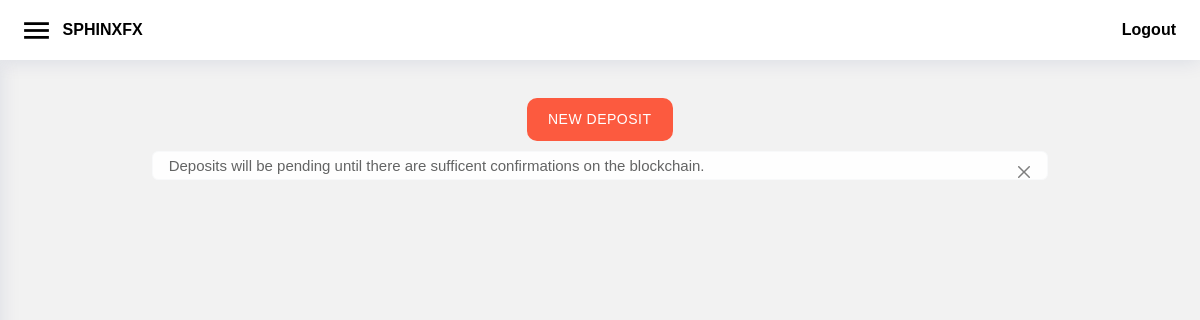
Before: /account/deposite/list/ (signed in) with the older database file.
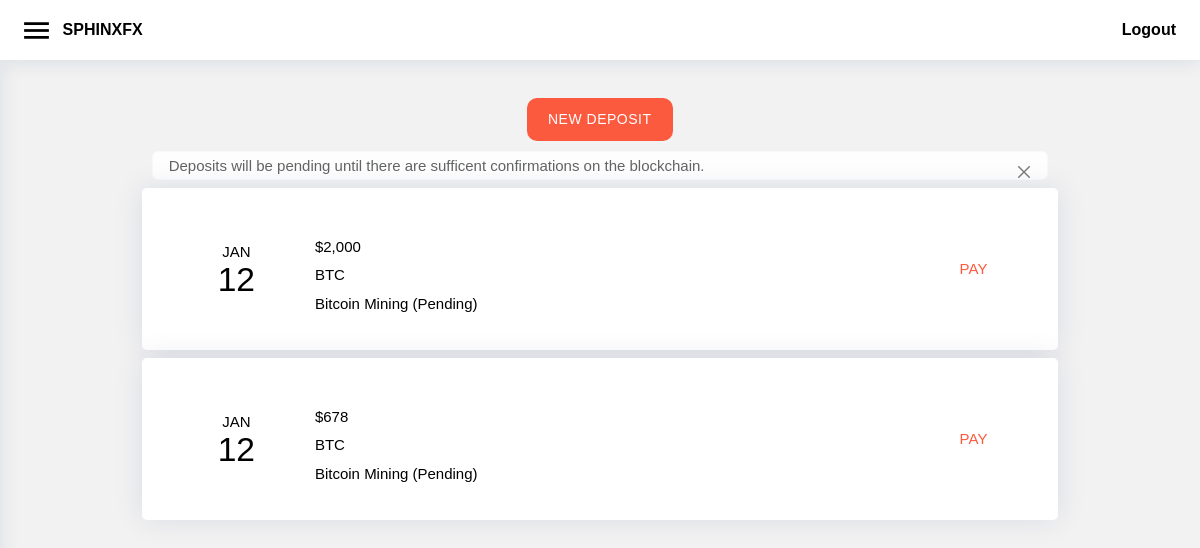
After: the same page with the newer database file.
### account/models.py (models this page shows, shortened)
class Deposite(models.Model):
    amount = models.IntegerField(blank=True, null=True)
    payment_method = models.ForeignKey(Currency, on_delete=models.CASCADE, blank=True, null=True)
    plan = models.CharField(max_length=100,blank=True, null=True)
    status = models.IntegerField(default=1,blank=True, null=True) # 1 --> pending, 2 --> success, 3 --> expire
    image = models.ImageField(upload_to='prove', blank=True, null=True, default='noimage.jpg')
    user = models.ForeignKey(User, on_delete=models.CASCADE)
    expire_time = models.DateTimeField(default=expire_time,blank=True, null=True)
    date_created = models.DateTimeField(default=date_before,blank=True, null=True)
    ref = models.UUIDField(default=uuid.uuid4, editable=False)
    class Meta:
        ordering = ['-date_created']

class Currency(models.Model):
    abbr = models.CharField(max_length=50)
    currency = models.CharField(max_length=100)
    address = models.CharField(max_length=100)
    qrcode = models.ImageField(upload_to='qrcode', blank=True, null=True)
    ref = models.UUIDField(default=uuid.uuid4, editable=False)

### account/decorators.py (the view)
        def wrapper_func(request, *args, **kwargs):
            group = None
            if request.user.groups.exists():
                group = request.user.groups.all()[0].name
            if group in allowed_roles:
                return view_func(request, *args, **kwargs)
            else:
                return HttpResponse('You are not authorized to view this page')

### account/views.py (called while the page is built)
@login_required(login_url='login')
@allowed_users(allowed_roles=['client','super'])
def depositeList(request):
    deposite = Deposite.objects.filter(user=request.user)
    for i in deposite.values():
        current_datetime = datetime.now()
        date_datetime = i.get('expire_time')
        date_datetime = date_datetime.replace(tzinfo=pytz.utc)
        current_datetime = current_datetime.replace(tzinfo=pytz.utc)
        if current_datetime >= date_datetime and i.get('status') != 2:
            Deposite.objects.filter(id=i.get('id')).update(status=3)
    context = {'deposite':deposite}
    return render(request, 'account/depositelist.html',context)

### account/templates/account/depositelist.html (shortened to what this page needs)
{% extends 'account/main.html' %}
{% load humanize %}
{% block content %}
<div style="padding: 20px;"></div>
    <center><a class="btn" href="{% url 'crypto' %}" style="font-size: 14px; margin-bottom: 10px;">NEW DEPOSIT</a>
      <div class="col-xxl-4 col-xl-10" style="padding-left: 10px; padding-right: 10px;">
        <div class="alert alert-light border-light alert-dismissible fade show over" role="alert" style="text-align: left; padding-top:5px; padding-bottom: 5px; margin-bottom: 0px; font-size: 15px; line-height: 17px;">
                   Deposits will be pending until there are sufficent confirmations on the blockchain.
         <button type="button" class="btn-close" data-bs-dismiss="alert" aria-label="Close"  style="padding-top:5px;"></button>
        </div>
      </div>
    </center>
    {% for deposite in deposite %}
    <center >
        <div class="col-xxl-4 col-xl-10" >
            <div class="card info-card customers-card over" style="margin-bottom: 0px;">
            <div class="card-body ">
                <div class="app-flex " style="align-items: center;">
                    <div style="flex: 0.8 1 0%;">
                    <center>
                        <p class="app-trading-month text-uppercase">{{ deposite.date_created|date:"M" }}</p>
                        <span class="app-trading-day">{{ deposite.date_created|date:"d" }}</span>
                    </center>
                    </div>
                <div style="flex: 3 1 0%; text-align: left;">
                    <br>
                    <span>${{deposite.amount|intcomma}}</span>
                    <br>
                    <span> {{deposite.payment_method.abbr}}</span>
                    {% if deposite.status == 2 %}
                    <p>{{deposite.plan}}  (Successful)</p>
                    {% else %}
                    <p>{{deposite.plan}}  (Pending)</p>
                    {% endif %}
                </div>
                <div style="flex: 0.7 1 0%;">
                    <a href="{% url 'payment' deposite.ref %}">PAY</a>
                </div>
                </div>
            </div>
            </div>
        </div>
    </center>
    {% endfor %}
{% endblock content %}

Changed rows visible on the page:
added Deposite: date_created "JAN", date_created "12", amount "2,000", payment_method.abbr "BTC", plan "Bitcoin Mining"
added Deposite: date_created "JAN", date_created "12", amount "678", payment_method.abbr "BTC", plan "Bitcoin Mining"
